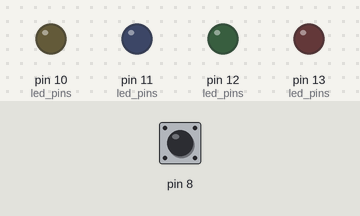
A sketch run on a simulated Arduino Uno, built with avr-gcc and run on an emulated ATmega328P. Shown: output pins drawn as LEDs (lit = HIGH). The inputs (shaded band) are chosen by the test bench; at power-on: pin 8 HIGH.

Above: at 1.2 s.
1.3 s: pin 8 pulled LOW for 0.15 s
At 2.1 s:
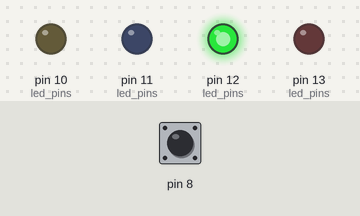
4.4 s: pin 8 pulled LOW for 1 s
At 7.1 s:
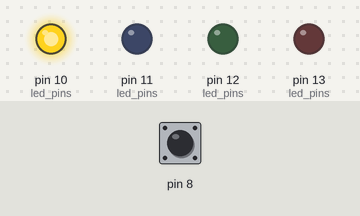
8.4 s: pin 8 pulled LOW for 3.2 s
At 12.1 s:
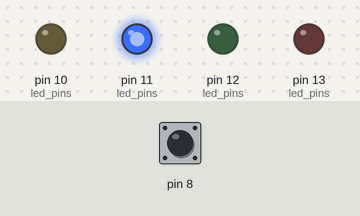
Timing chart, 0 to 14.8 s (numbered marks = the images above; inputs shaded):
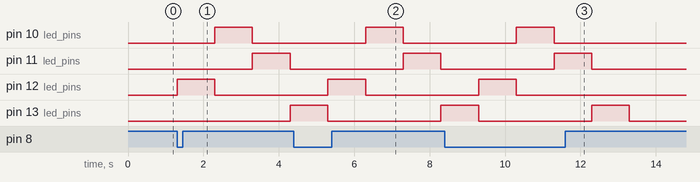

The sketch:

sketch.ino
```cpp
int led_pins[] = { 12, 10, 11, 13 };

void setup() {
  // put your setup code here, to run once:
  pinMode(13, OUTPUT);
  pinMode(12, OUTPUT);
  pinMode(11, OUTPUT);
  pinMode(10, OUTPUT);
  pinMode(8, INPUT_PULLUP);
  Serial.begin(9600);
}

void loop() {
  // put your main code here, to run repeatedly:
  int btnState = digitalRead(8);

  if (btnState == LOW) {
    for (auto i : led_pins) {
      digitalWrite(i, HIGH);
      delay(1000);
      digitalWrite(i, LOW);
    }
  }
}
```

Measured:
- after the input at 1.3 s, pin 10 (led_pins): LOW → HIGH after 1.0 s, → LOW 1.0 s later; pin 11 (led_pins): LOW → HIGH after 2.0 s, → LOW 1.0 s later; pin 12 (led_pins): LOW → HIGH at once, → LOW 1.0 s later; pin 13 (led_pins): LOW → HIGH after 3.0 s
- after the input at 4.4 s, pin 10 (led_pins): LOW → HIGH after 1.9 s, → LOW 1.0 s later; pin 11 (led_pins): LOW → HIGH after 2.9 s, → LOW 1.0 s later; pin 12 (led_pins): LOW → HIGH after 0.90 s, → LOW 1.0 s later
- after the input at 8.4 s, pin 10 (led_pins): LOW → HIGH after 1.9 s, → LOW 1.0 s later; pin 11 (led_pins): LOW → HIGH after 2.9 s, → LOW 1.0 s later; pin 12 (led_pins): LOW → HIGH after 0.90 s, → LOW 1.0 s later
